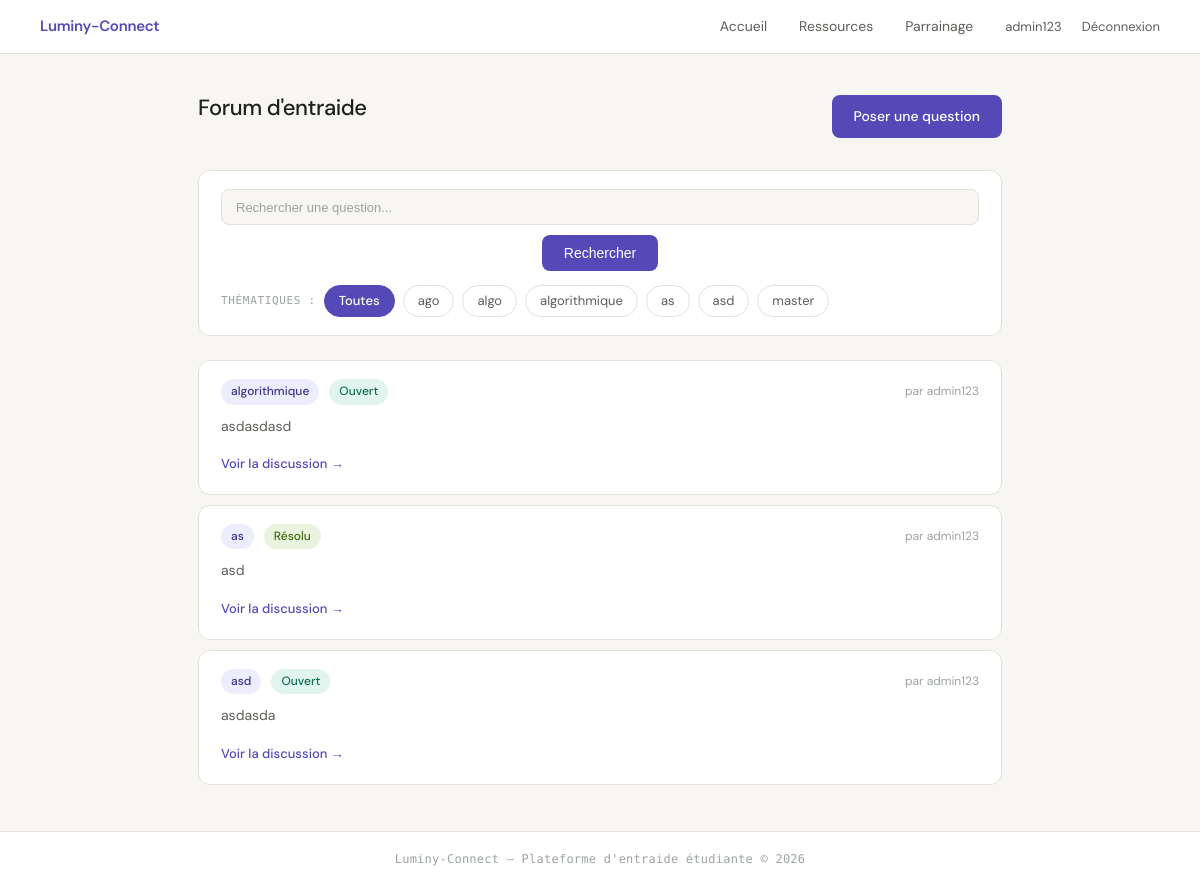
/ (signed in), run on the app's committed database.
### tables this page shows
CREATE TABLE utilisateur (
            id INTEGER PRIMARY KEY AUTOINCREMENT,
            nom_utilisateur TEXT UNIQUE NOT NULL,
            mot_de_passe TEXT NOT NULL,
            est_parrain INTEGER NOT NULL
        );

CREATE TABLE demande_aide (
            id INTEGER PRIMARY KEY AUTOINCREMENT,
            auteur_id INTEGER NOT NULL,
            matiere TEXT NOT NULL,
            description TEXT NOT NULL,
            statut TEXT DEFAULT 'ouverte',
            FOREIGN KEY (auteur_id) REFERENCES utilisateur(id)
        );

### app.py (the view)
@app.route('/')
@login_required
def accueil():
    q       = request.args.get('q', '').strip()
    matiere = request.args.get('matiere', '').strip()
    matieres = obtenir_matieres()
    demandes = chercher_demandes(q=q, matiere=matiere) if (q or matiere) else obtenir_demandes()
    return render_template(
        'accueil.html',
        demandes=demandes,
        matieres=matieres,
        q=q,
        matiere_active=matiere,
    )

### data_model.py (called while the page is built)
def login_required(f):
    @wraps(f)
    def decorated_function(*args, **kwargs):
        if "user_id" not in session:
            return redirect(url_for('connexion'))
        return f(*args, **kwargs)
    return decorated_function

def db_fetch(query, args=(), fetch_all=False, db_name=DBFILENAME):
    with sqlite3.connect(db_name) as conn:
        conn.row_factory = sqlite3.Row
        cur = conn.execute(query, args)
        if fetch_all:
            res = cur.fetchall()
            return [dict(e) for e in res] if res else []
        else:
            res = cur.fetchone()
            return dict(res) if res else None

def obtenir_demandes():
    query = """
        SELECT demande_aide.id, demande_aide.matiere, demande_aide.description,
               demande_aide.statut, demande_aide.auteur_id,
               utilisateur.nom_utilisateur AS auteur
        FROM demande_aide
        JOIN utilisateur ON demande_aide.auteur_id = utilisateur.id
        ORDER BY demande_aide.id DESC
    """
    return db_fetch(query, fetch_all=True)

def obtenir_matieres():
    query = """
        SELECT DISTINCT matiere FROM demande_aide
        UNION
        SELECT DISTINCT matiere FROM ressource
        ORDER BY matiere
    """
    rows = db_fetch(query, fetch_all=True)
    return [row['matiere'] for row in rows]

### templates/accueil.html (shortened to what this page needs)
{% include 'en_tete.html' %}
<main>
  <div class="entete-page">
    <h1>Forum d'entraide</h1>
    <a href="/nouvelle-demande" class="btn-primary btn">Poser une question</a>
  </div>
  <div class="barre-recherche">
    <form class="form-recherche" method="get" action="/">
      <input
        type="text"
        name="q"
        placeholder="Rechercher une question..."
        value="{{ q }}"
        autocomplete="off"
      >
      <button type="submit" class="btn-primary btn">Rechercher</button>
    </form>
    {% if matieres %}
    <div class="filtres-matieres">
      <span class="filtres-label">Thématiques :</span>
      <a href="/" class="filtre-matiere{% if not matiere_active %} actif{% endif %}">Toutes</a>
      {% for m in matieres %}
      <a href="/?matiere={{ m | urlencode }}"
         class="filtre-matiere{% if matiere_active == m %} actif{% endif %}">{{ m }}</a>
      {% endfor %}
    </div>
    {% endif %}
  </div>
  {% for demande in demandes %}
  <div class="carte-demande">
    <div class="carte-entete">
      <span class="matiere">{{ demande.matiere }}</span>
      {% if demande.statut == 'ouverte' %}
        <span class="statut-ouverte">Ouvert</span>
      {% else %}
        <span class="statut-close">Résolu</span>
      {% endif %}
      <span class="auteur">par <a href="/utilisateur/{{ demande.auteur_id }}">{{ demande.auteur }}</a></span>
    </div>
    <p>{{ demande.description }}</p>
    <a href="/demande/{{ demande.id }}">Voir la discussion →</a>
  </div>
  {% endfor %}
</main>
{% include 'pied_de_page.html' %}

### templates/en_tete.html (shortened to what this page needs)
<!DOCTYPE html>
<html lang="fr">
<head>
  <link rel="stylesheet" href="{{ url_for('static', filename='style.css') }}">
</head>
<body>
<nav>
  <a href="/" class="brand">Luminy-Connect</a>
  {% if session.get('user_id') %}
    <a href="/">Accueil</a>
    <a href="/ressources">Ressources</a>
    <a href="/mon-parrainage">Parrainage</a>
    <span class="nav-user">
      <a href="/profil">{{ session.get('nom') }}</a>
      <a href="/deconnexion">Déconnexion</a>
    </span>
  {% else %}
    <span class="nav-user"><a href="/connexion">Connexion</a></span>
  {% endif %}
</nav>

### data on the page
utilisateur: get "admin123"
demande_aide: matiere "algorithmique", statut "Ouvert", auteur "admin123", description "asdasdasd"
demande_aide: matiere "as", statut "Résolu", auteur "admin123", description "asd"
demande_aide: matiere "asd", statut "Ouvert", auteur "admin123", description "asdasda"

### other printed values
{{ m }} "ago" "algo" "algorithmique" "as" "asd" "master"
